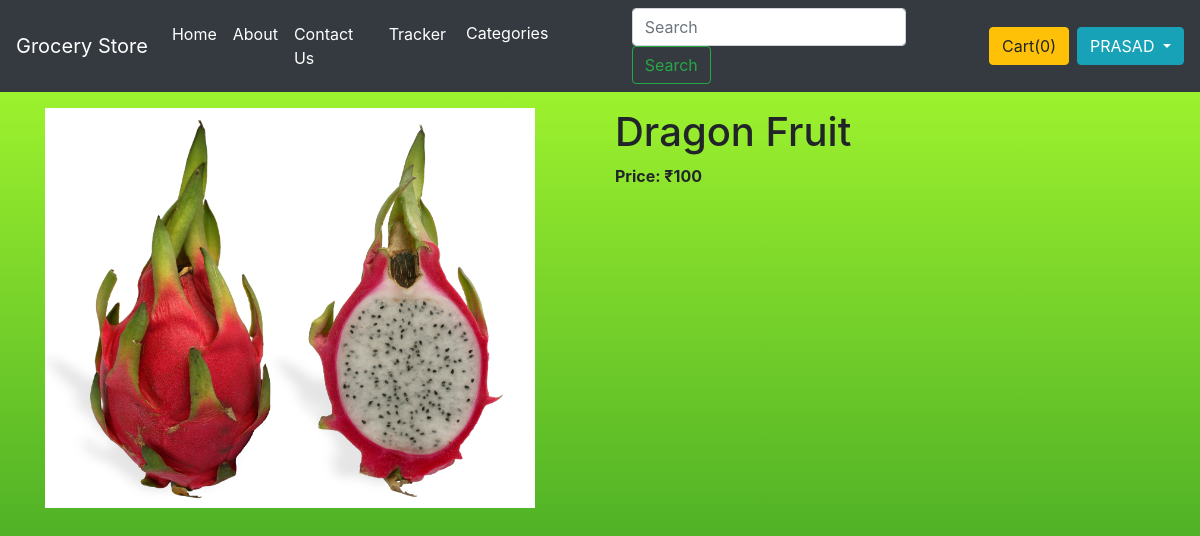
Screenshot of /shop/products/18 (signed in) with the database file from the repository.
### shop/models.py (models this page shows, shortened)
class Product(models.Model):
    product_id = models.AutoField(primary_key=True)
    product_name = models.CharField(max_length=50)
    description = models.CharField(max_length=80, default="")
    category = models.CharField(max_length=50, default="")
    subcategory = models.CharField(max_length=50, default="")
    price = models.IntegerField(default=0)
    publish_date = models.DateField()
    image = models.ImageField(upload_to="shop/images", default="")

### shop/views.py (the view)
# urls.py: path('products/<int:myid>', views.productView, name="productView"),
@login_required(login_url='/login')
def productView(request, myid):
    product = Product.objects.filter(product_id=myid)
    return render(request, "shop/productView.html", {'product': product[0]})

### shop/templates/shop/productView.html (shortened to what this page needs)
{% extends 'shop/basic.html' %}
{% block body %}
<div class="container my-3">
    <div class="row">
        <div class="col md-4">
            <img src="/media/{{product.image}}" max-width="200px" height="400px">
            <br>
        </div>
        <div class="col md-8">
            <h1>{{product.product_name}}</h1>
            <p><b>Price: ₹{{product.price}} </b></p>
        </div>
    </div>
</div>
{% endblock %}

### shop/templates/shop/basic.html (shortened to what this page needs)
<!doctype html>
<html lang="en">
  <head>
    <link rel="stylesheet" href="https://stackpath.bootstrapcdn.com/bootstrap/4.2.1/css/bootstrap.min.css">
  </head>
{% load static %}
  <body style="background-image: linear-gradient(#adff2f, #228B22); background-repeat: no-repeat; background-size: cover; min-height: 100vh;" >
    <nav class="navbar navbar-expand-lg navbar-dark bg-dark">
  <a class="navbar-brand" href="/shop/">Grocery Store</a>
  <div class="collapse navbar-collapse" id="navbarSupportedContent">
    <ul class="navbar-nav mr-auto">
      <li class="nav-item active">
        <a class="nav-link" href="/shop/">Home <span class="sr-only">(current)</span></a>
      </li>
      <li class="nav-item active">
        <a class="nav-link" href="/shop/about">About <span class="sr-only">(current)</span></a>
      </li>
      <li class="nav-item active">
        <a class="nav-link" href="/shop/contact">Contact Us <span class="sr-only">(current)</span></a>
      </li>
      <li class="nav-item active">
        <a class="nav-link" href="/shop/tracker">Tracker <span class="sr-only">(current)</span></a>
      </li>
      <li class="nav-item active">
      <select class="custom-select" onchange="location = this.value;">
        <option selected value="http://127.0.0.1:8000/shop/">Categories</option>
      </select>
      </li>
    </ul>
    <form class="form-inline my-2 my-lg-0 searchProduct" method="get" action="/shop/search">
      <input class="form-control mr-sm-2" type="search" placeholder="Search" name="search" id="search" aria-label="Search" required="true">
      <button class="btn btn-outline-success my-2 my-sm-0" type="submit">Search</button>
    </form>
    <span class="cart-button"> <button type="button" id="popcart" class="btn btn-warning mx-2" data-container="body" data-toggle="popover" data-placement="bottom" data-html="true" data-content="">Cart(<span id="cart">0</span>) </button></span>
    <div class="dropdown">
  <button class="btn btn-info dropdown-toggle" type="button" id="dropdownMenuButton" data-toggle="dropdown" aria-haspopup="true" aria-expanded="false">
    {{ request.user }}
  </button>
</div>
  </div>
</nav>
  {% block body %} {% endblock %}
    <link rel="stylesheet" href="sweetalert2.min.css">
  </body>
</html>

### rows the page displays
Product: image (picture), product_name "Dragon Fruit", price "100"

### other values shown
{{ request.user }} "PRASAD"
